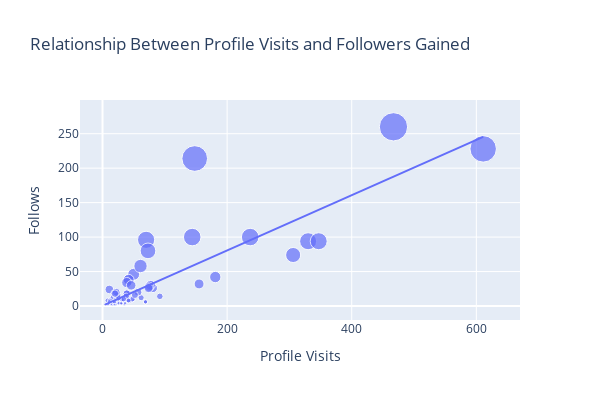

Write notebook code for a chart like this one.
### Markdown cell above
#### 🔗 **Visit–Follow Relationship**

### Code cell
figure = px.scatter(data_frame = data, x="Profile Visits",
                    height=400, width=600,
                    y="Follows", size="Follows", trendline="ols", 
                    title = "Relationship Between Profile Visits and Followers Gained")
figure.show()

### Figure 1 — Plotly figure (JSON) as saved in the notebook; plotly's stock layout.template omitted (floating-point values rounded to 4 significant figures)
{"data": [{"hovertemplate": "Profile Visits=%{x}<br>Follows=%{marker.size}<extra></extra>", "legendgroup": "", "marker": {"color": "#636efa", "size": [2, 10, 12, 8, 0, 2, 0, 6, 4, 6, 4, 0, 2, 4, 42, 6, 2, 2, 30, 0, 0, 24, 100, 2, 4, 6, 6, 6, 2, 2, 20, 2, 4, 8, 26, 2, 2, 4, 0, 2, 94, 8, 18, 10, 4, 4, 4, 4, 18, 38, 10, 12, 4, 4, 74, 0, 6, 6, 0, 6, 12, 10, 8, 8, 46, 12, 10, 94, 6, 10, 6, 4, 12, 16, 12, 8, 32, 8, 16, 6, 10, 10, 6, 2, 2, 30, 0, 4, 4, 18, 38, 10, 2, 4, 6, 6, 6, 2, 2, 14, 8, 14, 28, 18, 12, 34, 26, 260, 16, 96, 20, 30, 58, 100, 80, 18, 10, 214, 228], "sizemode": "area", "sizeref": 0.65, "symbol": "circle"}, "mode": "markers", "name": "", "orientation": "v", "showlegend": false, "type": "scatter", "x": [35, 48, 62, 23, 8, 9, 26, 12, 36, 31, 29, 15, 8, 20, 181, 17, 16, 21, 77, 10, 9, 11, 144, 14, 10, 19, 69, 11, 19, 9, 57, 13, 11, 24, 81, 4, 7, 14, 18, 8, 330, 21, 19, 32, 19, 21, 14, 30, 39, 42, 31, 20, 12, 22, 306, 13, 26, 16, 15, 15, 39, 21, 8, 45, 50, 37, 25, 347, 26, 48, 16, 26, 17, 52, 22, 41, 155, 12, 22, 20, 23, 25, 17, 16, 21, 77, 10, 14, 30, 39, 42, 31, 14, 10, 19, 69, 11, 19, 9, 38, 42, 92, 75, 21, 26, 39, 74, 467, 24, 70, 22, 46, 61, 237, 73, 20, 34, 148, 611], "xaxis": "x", "y": [2, 10, 12, 8, 0, 2, 0, 6, 4, 6, 4, 0, 2, 4, 42, 6, 2, 2, 30, 0, 0, 24, 100, 2, 4, 6, 6, 6, 2, 2, 20, 2, 4, 8, 26, 2, 2, 4, 0, 2, 94, 8, 18, 10, 4, 4, 4, 4, 18, 38, 10, 12, 4, 4, 74, 0, 6, 6, 0, 6, 12, 10, 8, 8, 46, 12, 10, 94, 6, 10, 6, 4, 12, 16, 12, 8, 32, 8, 16, 6, 10, 10, 6, 2, 2, 30, 0, 4, 4, 18, 38, 10, 2, 4, 6, 6, 6, 2, 2, 14, 8, 14, 28, 18, 12, 34, 26, 260, 16, 96, 20, 30, 58, 100, 80, 18, 10, 214, 228], "yaxis": "y"}, {"hovertemplate": "<b>OLS trendline</b><br>Follows = 0.400884 * Profile Visits + 0.46283<br>R<sup>2</sup>=0.727868<br><br>Profile Visits=%{x}<br>Follows=%{y} <b>(trend)</b><extra></extra>", "legendgroup": "", "marker": {"color": "#636efa", "symbol": "circle"}, "mode": "lines", "name": "", "showlegend": false, "type": "scatter", "x": [4, 7, 8, 8, 8, 8, 9, 9, 9, 9, 10, 10, 10, 10, 11, 11, 11, 11, 12, 12, 12, 13, 13, 14, 14, 14, 14, 14, 15, 15, 15, 16, 16, 16, 16, 17, 17, 17, 18, 19, 19, 19, 19, 19, 19, 20, 20, 20, 20, 21, 21, 21, 21, 21, 21, 22, 22, 22, 22, 23, 23, 24, 24, 25, 25, 26, 26, 26, 26, 26, 29, 30, 30, 31, 31, 31, 32, 34, 35, 36, 37, 38, 39, 39, 39, 39, 41, 42, 42, 42, 45, 46, 48, 48, 50, 52, 57, 61, 62, 69, 69, 70, 73, 74, 75, 77, 77, 81, 92, 144, 148, 155, 181, 237, 306, 330, 347, 467, 611], "xaxis": "x", "y": [2.066, 3.269, 3.67, 3.67, 3.67, 3.67, 4.071, 4.071, 4.071, 4.071, 4.472, 4.472, 4.472, 4.472, 4.873, 4.873, 4.873, 4.873, 5.273, 5.273, 5.273, 5.674, 5.674, 6.075, 6.075, 6.075, 6.075, 6.075, 6.476, 6.476, 6.476, 6.877, 6.877, 6.877, 6.877, 7.278, 7.278, 7.278, 7.679, 8.08, 8.08, 8.08, 8.08, 8.08, 8.08, 8.481, 8.481, 8.481, 8.481, 8.881, 8.881, 8.881, 8.881, 8.881, 8.881, 9.282, 9.282, 9.282, 9.282, 9.683, 9.683, 10.08, 10.08, 10.48, 10.48, 10.89, 10.89, 10.89, 10.89, 10.89, 12.09, 12.49, 12.49, 12.89, 12.89, 12.89, 13.29, 14.09, 14.49, 14.89, 15.3, 15.7, 16.1, 16.1, 16.1, 16.1, 16.9, 17.3, 17.3, 17.3, 18.5, 18.9, 19.71, 19.71, 20.51, 21.31, 23.31, 24.92, 25.32, 28.12, 28.12, 28.52, 29.73, 30.13, 30.53, 31.33, 31.33, 32.93, 37.34, 58.19, 59.79, 62.6, 73.02, 95.47, 123.1, 132.8, 139.6, 187.7, 245.4], "yaxis": "y"}], "layout": {"height": 400, "legend": {"itemsizing": "constant", "tracegroupgap": 0}, "title": {"text": "Relationship Between Profile Visits and Followers Gained"}, "width": 600, "xaxis": {"anchor": "y", "domain": [0, 1], "title": {"text": "Profile Visits"}}, "yaxis": {"anchor": "x", "domain": [0, 1], "title": {"text": "Follows"}}}}
